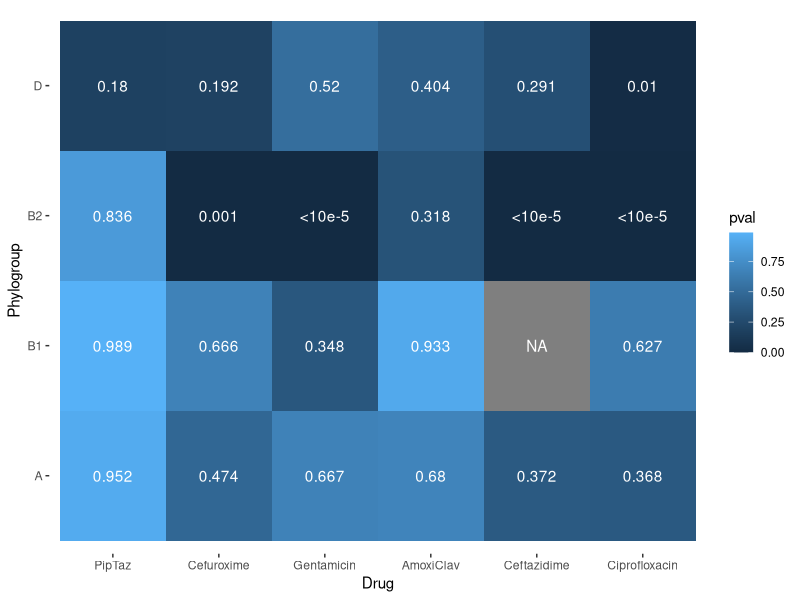
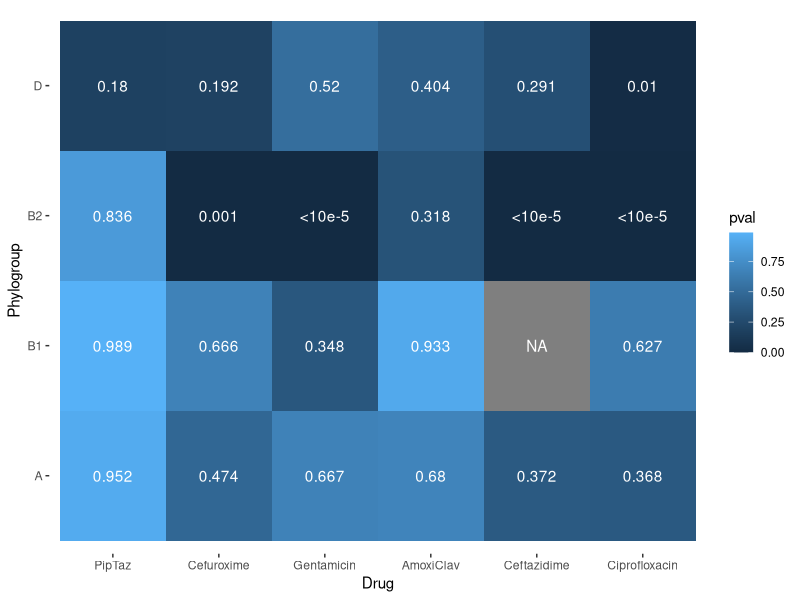

These figures' R source, in order:
# CODE BELOW CREATES FIGURE 5 PHYLOCLUST HEATMAP
setwd("~/Documents/GitHub/Team_phylo")

# import necessary libraries
library(ggplot2)
library(dplyr)
library(tidyr)

phyloclustDF <- read.csv(file = 'Output/phyloclust_pvalues_Dec2022.csv', header = TRUE) # read in phyloclust df

# for labeling pvalues on heatmap
phyloclustDF$pval_label <- round(phyloclustDF$pval ,digit=3) # Round off the pval column to 3 decimals
phyloclustDF$pval_label[phyloclustDF$pval == 0] <- "<10e-5" # for p val of 0 show it on the heatmap as "<10e-5"

phyloclustDF$pval_label[is.na(phyloclustDF$pval)] <- "NA" # for p val of 0 show it on the heatmap as "<10e-5"

phyloclustDF$stars[phyloclustDF$pval < 0.05] <- "*" # create star column where p values < 0.05 get a star



# create a heatmap 
heatmap <- ggplot(phyloclustDF, aes(Drug, Phylogroup)) +                           
  geom_tile(aes(fill = pval)) +                                         
  #geom_text(aes(label = stars), color = "white") + # uncomment to show just asterisks for p-values < 0.05
  geom_text(aes(label = pval_label), color = "white") + # uncomment to show actual p-values
  scale_x_discrete(limits = c("PipTaz", "Cefuroxime", "Gentamicin", "AmoxiClav", "Ceftazidime", "Ciprofloxacin")) +
  theme_bw() + # remove gray background
  theme( # remove grid
    plot.background = element_blank(),
    panel.grid.major = element_blank(),
    panel.grid.minor = element_blank(),
    panel.border = element_blank()
  ) 
heatmap

# saving heatmap as pdf
#pdf(file = "Output/Fig5_phyloclust_heatmap_Dec2022.pdf")
png("Output/Fig5_phyloclust_heatmap_Dec2022.png", width = 6, height = 5, units = "in", res = 200)
heatmap
dev.off()
